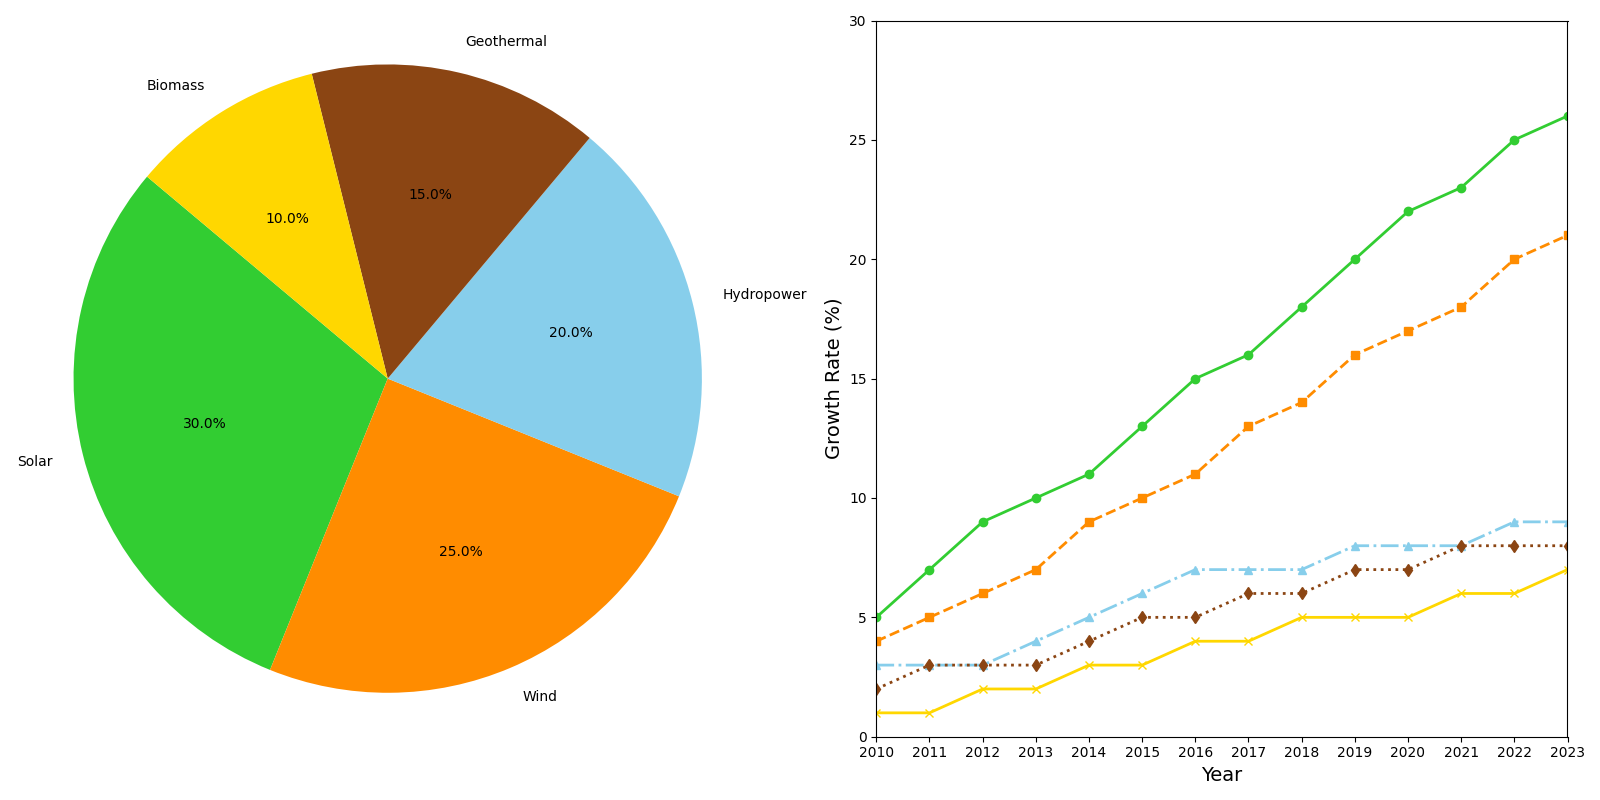

Write Python code to recreate this figure.
import matplotlib.pyplot as plt
import numpy as np

energy_sources = ['Solar', 'Wind', 'Hydropower', 'Geothermal', 'Biomass']
usage_percentages = [30, 25, 20, 15, 10]
years = np.arange(2010, 2024)
solar_growth = [5, 7, 9, 10, 11, 13, 15, 16, 18, 20, 22, 23, 25, 26]
wind_growth = [4, 5, 6, 7, 9, 10, 11, 13, 14, 16, 17, 18, 20, 21]
hydro_growth = [3, 3, 3, 4, 5, 6, 7, 7, 7, 8, 8, 8, 9, 9]
geo_growth = [2, 3, 3, 3, 4, 5, 5, 6, 6, 7, 7, 8, 8, 8]
bio_growth = [1, 1, 2, 2, 3, 3, 4, 4, 5, 5, 5, 6, 6, 7]

# Shuffled colors
colors = ['#32CD32', '#FF8C00', '#87CEEB', '#8B4513', '#FFD700']

fig, (ax1, ax2) = plt.subplots(1, 2, figsize=(16, 8))

# Pie Chart
ax1.pie(
    usage_percentages,
    labels=energy_sources,
    colors=colors,
    autopct='%1.1f%%',
    startangle=140
)
ax1.axis('equal')

# Line Chart for Annual Growth
ax2.plot(years, solar_growth, marker='o', linestyle='-', linewidth=2, color='#32CD32')
ax2.plot(years, wind_growth, marker='s', linestyle='--', linewidth=2, color='#FF8C00')
ax2.plot(years, hydro_growth, marker='^', linestyle='-.', linewidth=2, color='#87CEEB')
ax2.plot(years, geo_growth, marker='d', linestyle=':', linewidth=2, color='#8B4513')
ax2.plot(years, bio_growth, marker='x', linestyle='-', linewidth=2, color='#FFD700')
ax2.set_xlabel("Year", fontsize=14)
ax2.set_ylabel("Growth Rate (%)", fontsize=14)
ax2.set_xticks(years)
ax2.set_xlim(2010, 2023)
ax2.set_ylim(0, 30)

plt.tight_layout()
plt.show()
